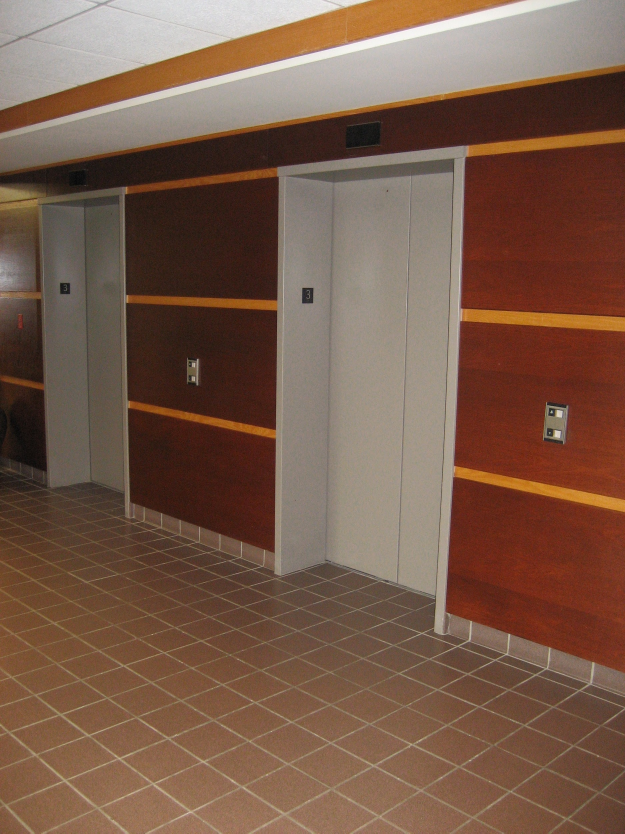
//> input picture 6. 3DReconstruction/cpp/HW5/image01.jpg, 1875 x 2500 px (shown at 1/3 size)
$ ./HW5   (built with g++ and OpenCV 4)
//> lines starting //> are read from the running program, lines starting //| are printed output that depends on the picture
// HW5.cpp : Defines the entry point for the console application.
//

#include "stdafx.h"
#include "comp_F.h"

#define  MAX_NUM 24

using namespace cv;
using namespace std;

Mat img_1;
Mat img_2;
vector<Point2f> points_1;
vector<Point2f> points_2;

vector<Point3d> points_wall_1;
vector<Point3d> points_wall_2;
vector<Point3d> points_floor_1;
vector<Point3d> points_floor_2;

int index0 = 0;
int index1 = 0;

// [147 lines left out: functions CallBackFunc_1, CallBackFunc_2, input_data, not called in this run]

void read_data() {
	img_1 = imread("image01.jpg", 1);
//> img_1 is the input picture: 2500 rows x 1875 cols, CV_8UC3; mean B, G, R 73.7, 90.6, 120.5
	img_2 = imread("image02.jpg", 1);
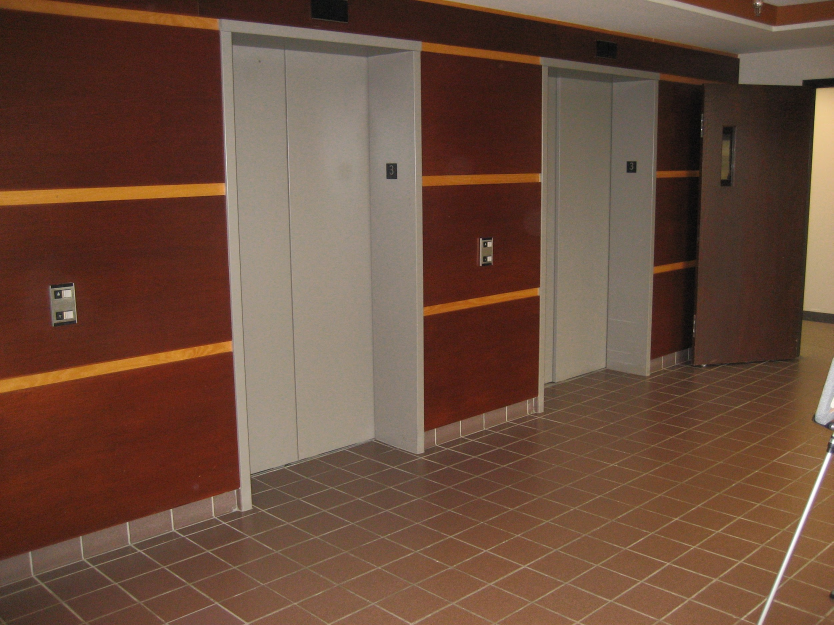
//> input picture 6. 3DReconstruction/cpp/HW5/image02.jpg, 2500 x 1875 px (shown at 1/3 size)
//> img_2 is the input picture: 1875 rows x 2500 cols, CV_8UC3; mean B, G, R 60.5, 76.7, 106.8
	namedWindow("image", CV_WINDOW_AUTOSIZE);
	resize(img_2, img_2, Size(img_2.cols / 3, img_2.rows / 3));
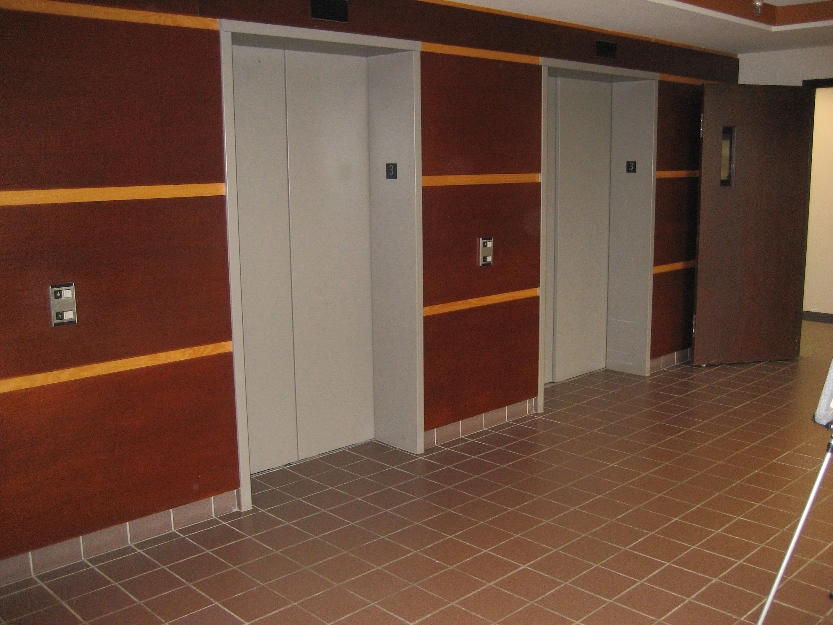
//> img_2: 625 rows x 833 cols, CV_8UC3; mean B, G, R 60.4, 76.7, 106.8
	resize(img_1, img_1, Size(img_1.cols / 3, img_1.rows / 3));
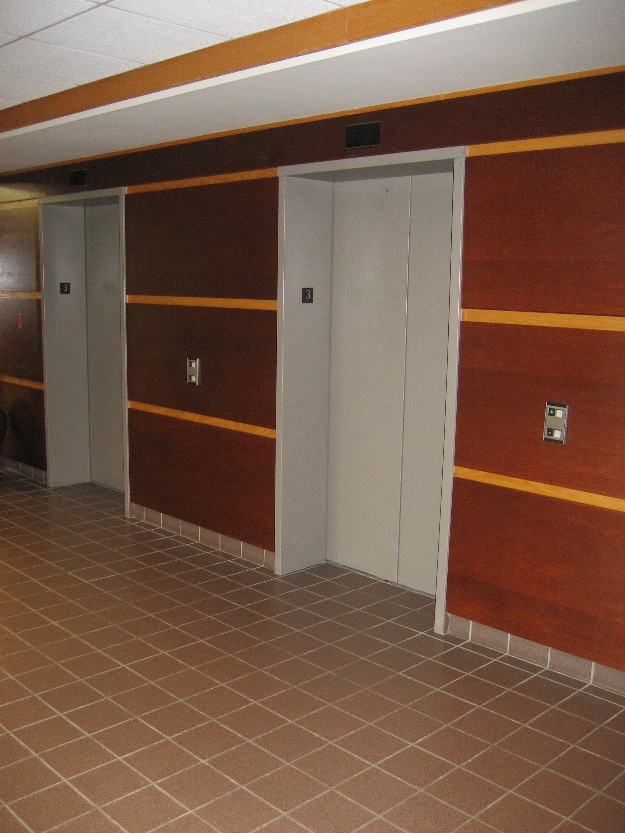
//> img_1: 833 rows x 625 cols, CV_8UC3; mean B, G, R 73.5, 90.4, 120.4

	//resizeWindow("image", img_1.cols / 3, img_1.rows / 3);
	setMouseCallback("image", CallBackFunc_2, NULL);
	cv::waitKey(0);

	//imwrite("image01_points.jpg", img_1);
}

// [196 lines left out: functions CallBackFunc_vanishPoints, read_wall_floor_points, input_wall_floor_points, compute_vanish_plane, main, not called in this run]

// added to run one function of the file
int main() { read_data(); }
